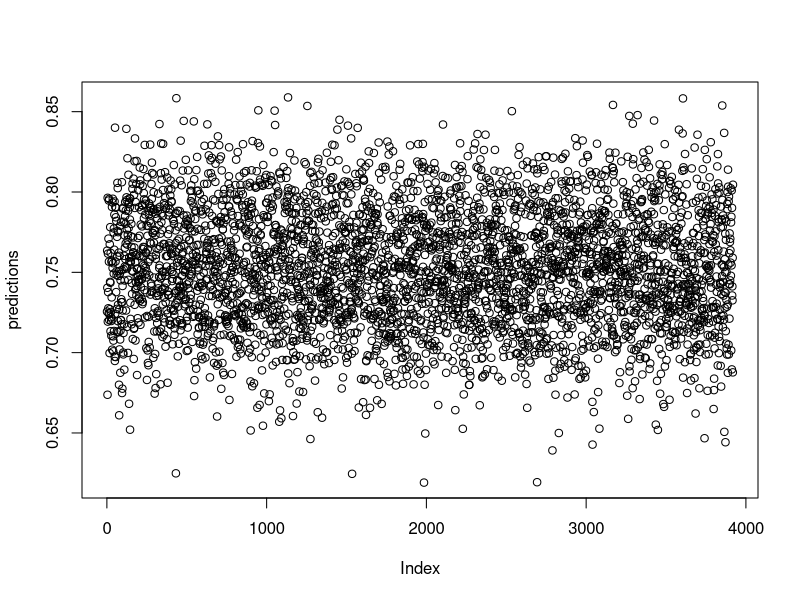

This figure's R source:
  suppressMessages(library(foreach))
  suppressMessages(library(dplyr))
  
  Hajime <- proc.time()
  
  mydata <- NULL
  N <- 10000
  
  for(i in 1:13){
    assign(paste("di",i,sep = ""),as.factor(sample(1:3, size = N, replace = TRUE)))
    mydata <- cbind(mydata, get(paste("di",i,sep = "")))
    mydata <- as.data.frame(mydata)
    names(mydata)[i] <- paste("di",i,sep = "")
  }
  mydata$inf_exp <- sample(0:1, size = N, replace = TRUE, prob = c(2/5,3/5))
  mydata$ind <- as.factor(sample(1:100, size = N, replace = TRUE))
  mydata_p <- mydata %>%
    filter(inf_exp == 1)
  mydata_u <- mydata %>%
    filter(inf_exp == 0)
  
  mydata_names <- names(mydata)
  f <- as.formula(paste("inf_exp~", paste(mydata_names[mydata_names != "inf_exp"], collapse = "+")))
  
  div <- 2
  B <- 10
  predictions <- foreach(m = 1:B, .combine = cbind) %do% {
      M <- sample(nrow(mydata_u), size = floor((nrow(mydata_u)/div)))
      glm_fit <- glm(formula = f, 
                     data = rbind(mydata_p, mydata_u[M,]),
                     family = binomial)
      predict(glm_fit, newdata = mydata_u, type = "response")
    }
  predictions <- rowMeans(predictions)
  plot(predictions)
  u_p <- predictions[predictions > 0.5]
  u_n <- predictions[predictions <= 0.5]
  length(u_p) 
  length(u_n)

  proc.time() - Hajime
